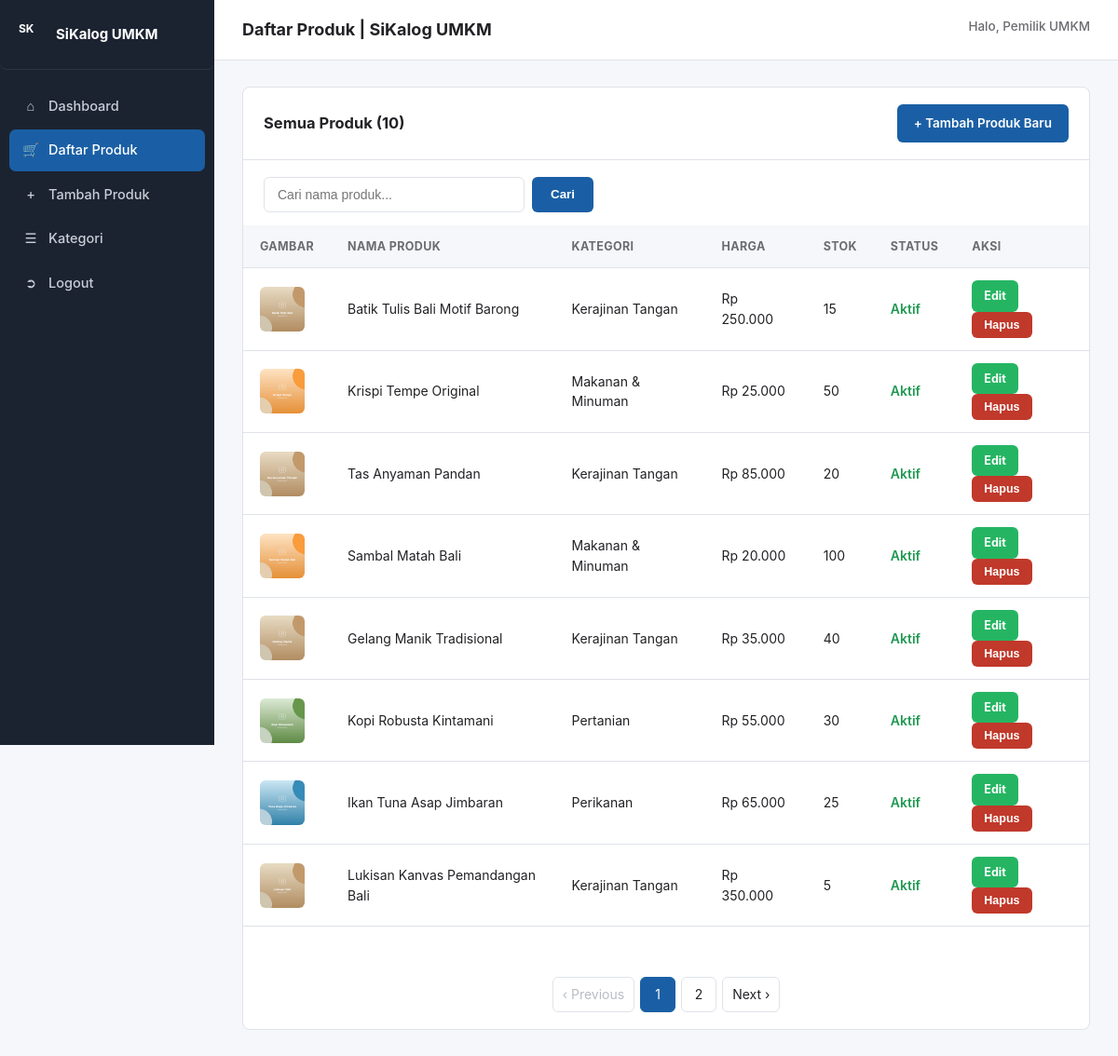
/admin/produk.php (signed in), run on the app's committed database.
### tables this page shows
CREATE TABLE produk (
    id_produk       INT             NOT NULL AUTO_INCREMENT,
    nama_produk     VARCHAR(200)    NOT NULL,
    deskripsi       TEXT            NULL,
    harga           DECIMAL(15,2)   NOT NULL DEFAULT 0.00,
    stok            INT             NOT NULL DEFAULT 0,
    gambar          VARCHAR(255)    NULL,
    gambar_2        VARCHAR(255)    NULL COMMENT 'Gambar tambahan untuk galeri thumbnail (opsional)',
    gambar_3        VARCHAR(255)    NULL COMMENT 'Gambar tambahan untuk galeri thumbnail (opsional)',
    id_kategori     INT             NULL,
    is_active       TINYINT(1)      NOT NULL DEFAULT 1,
    created_at      TIMESTAMP       NOT NULL DEFAULT CURRENT_TIMESTAMP,
    updated_at      TIMESTAMP       NOT NULL DEFAULT CURRENT_TIMESTAMP ON UPDATE CURRENT_TIMESTAMP,
    PRIMARY KEY (id_produk),
    CONSTRAINT fk_produk_kategori FOREIGN KEY (id_kategori)
        REFERENCES kategori (id_kategori) ON DELETE SET NULL ON UPDATE CASCADE
);

CREATE TABLE kategori (
    id_kategori     INT             NOT NULL AUTO_INCREMENT,
    nama_kategori   VARCHAR(100)    NOT NULL,
    deskripsi       VARCHAR(255)    NULL,
    created_at      TIMESTAMP       NOT NULL DEFAULT CURRENT_TIMESTAMP,
    PRIMARY KEY (id_kategori)
);

### admin/produk.php (the view, shortened to what this page needs)
<?php
require __DIR__ . '/../config/database.php';
require __DIR__ . '/../includes/functions.php';
$search  = trim($_GET['search'] ?? '');
$page    = max(1, (int)($_GET['page'] ?? 1));
$perPage = 8;
$where  = [];
$params = [];
$whereSql = count($where) ? 'WHERE ' . implode(' AND ', $where) : '';
$stmtCount = $pdo->prepare("SELECT COUNT(*) FROM produk $whereSql");
$stmtCount->execute($params);
$totalData  = (int)$stmtCount->fetchColumn();
$totalPages = max(1, (int)ceil($totalData / $perPage));
$page = min($page, $totalPages);
$offset = ($page - 1) * $perPage;
$sql = "SELECT p.*, k.nama_kategori FROM produk p
        LEFT JOIN kategori k ON p.id_kategori = k.id_kategori
        $whereSql ORDER BY p.created_at DESC LIMIT :lim OFFSET :off";
$stmt = $pdo->prepare($sql);
$stmt->bindValue(':lim', $perPage, PDO::PARAM_INT);
$stmt->bindValue(':off', $offset, PDO::PARAM_INT);
$stmt->execute();
$produkList = $stmt->fetchAll();
$paginationBase = 'produk.php' . ($search !== '' ? '?search=' . urlencode($search) : '');
require __DIR__ . '/includes/admin-header.php';
?>
<div class="panel">
  <div class="panel-head">
    <h3>Semua Produk (<?= $totalData ?>)</h3>
    <a href="tambah-produk.php" class="btn-primary">+ Tambah Produk Baru</a>
  </div>
  <div style="padding:18px 22px 0;">
    <form class="search-form" method="get" action="produk.php">
      <input type="text" name="search" placeholder="Cari nama produk..." value="<?= h($search) ?>">
      <button type="submit">Cari</button>
    </form>
  </div>
  <?php if (count($produkList) === 0): ?>
    <div class="empty-state"><p>Tidak ada produk ditemukan.</p></div>
  <?php else: ?>
    <table class="admin-table" style="margin-top:14px;">
      <thead>
        <tr>
          <th>Gambar</th><th>Nama Produk</th><th>Kategori</th><th>Harga</th><th>Stok</th><th>Status</th><th>Aksi</th>
        </tr>
      </thead>
      <tbody>
        <?php foreach ($produkList as $p): ?>
          <tr>
            <td><img class="thumb-sm" src="<?= gambarProduk($p['gambar']) ?>" alt=""></td>
            <td><?= h($p['nama_produk']) ?></td>
            <td><?= h($p['nama_kategori'] ?? '—') ?></td>
            <td><?= formatRupiah($p['harga']) ?></td>
            <td><?= (int)$p['stok'] ?></td>
            <td><?= $p['is_active'] ? '<span style="color:var(--accent-green-dark);font-weight:600;">Aktif</span>' : '<span style="color:var(--danger);font-weight:600;">Nonaktif</span>' ?></td>
            <td>
              <a class="btn-edit" href="edit-produk.php?id=<?= (int)$p['id_produk'] ?>">Edit</a>
              <form class="form-hapus" data-nama="<?= h($p['nama_produk']) ?>" method="post" action="proses-hapus.php" style="display:inline;">
                <button type="submit" class="btn-hapus">Hapus</button>
              </form>
            </td>
          </tr>
        <?php endforeach; ?>
      </tbody>
    </table>
    <div style="padding:18px 22px;">
      <?= renderPagination($page, $totalPages, $paginationBase) ?>
    </div>
  <?php endif; ?>
</div>
<?php require __DIR__ . '/includes/admin-footer.php'; ?>

### assets/css/style.css (style rules this page uses)
:root { --primary: #1a5fa5; --primary-dark: #134577; --primary-light: #e8f1fb; --accent-green: #25b562; --accent-green-dark: #1f9851; --danger: #c0392b; --danger-dark: #9c2d21; --text-dark: #222226; --text-muted: #6b6b70; --border: #dfe2e8; --bg-soft: #f5f7fa; --white: #ffffff; --radius: 8px; --shadow: 0 1px 3px rgba(20, 30, 50, 0.08), 0 1px 2px rgba(20, 30, 50, 0.06); --shadow-md: 0 4px 12px rgba(20, 30, 50, 0.10); }
* { box-sizing: border-box; }
body { margin: 0; font-family: -apple-system, BlinkMacSystemFont, "Segoe UI", Roboto, Helvetica, Arial, sans-serif; color: var(--text-dark); background: var(--white); line-height: 1.55; }
a { color: var(--primary); text-decoration: none; }
img { max-width: 100%; display: block; }
.search-form { display: flex; gap: 8px; }
.search-form input[type=text] { width: 280px; max-width: 60vw; padding: 10px 14px; border: 1px solid var(--border); border-radius: 6px; font-size: 14px; }
.search-form button { padding: 10px 20px; background: var(--primary); border: none; color: #fff; border-radius: 6px; font-weight: 600; cursor: pointer; }
.panel { background: #fff; border: 1px solid var(--border); border-radius: var(--radius); }
.panel-head { display: flex; align-items: center; justify-content: space-between; padding: 18px 22px; border-bottom: 1px solid var(--border); }
.panel-head h3 { margin: 0; font-size: 16.5px; }
.btn-primary { background: var(--primary); color: #fff; border: none; padding: 10px 18px; border-radius: 6px; font-weight: 600; font-size: 13.5px; cursor: pointer; display: inline-block; }
table.admin-table { width: 100%; border-collapse: collapse; }
table.admin-table th, table.admin-table td { padding: 13px 18px; text-align: left; font-size: 14px; border-bottom: 1px solid var(--border); }
table.admin-table th { background: var(--bg-soft); font-weight: 700; font-size: 12.5px; text-transform: uppercase; letter-spacing: .03em; color: var(--text-muted); }
table.admin-table img.thumb-sm { width: 48px; height: 48px; object-fit: cover; border-radius: 6px; }
.btn-edit, .btn-hapus { display: inline-flex; align-items: center; gap: 4px; padding: 7px 13px; border-radius: 6px; font-size: 12.5px; font-weight: 700; border: none; cursor: pointer; color: #fff; }
.btn-edit { background: var(--accent-green); }
.btn-hapus { background: var(--danger); }

### data on the page
produk: gambar (picture), nama_produk "Batik Tulis Bali Motif Barong", id_kategori.nama_kategori "Kerajinan Tangan", harga "Rp 250.000", stok "15", is_active "Aktif"
produk: gambar (picture), nama_produk "Krispi Tempe Original", id_kategori.nama_kategori "Makanan & Minuman", harga "Rp 25.000", stok "50", is_active "Aktif"
produk: gambar (picture), nama_produk "Tas Anyaman Pandan", id_kategori.nama_kategori "Kerajinan Tangan", harga "Rp 85.000", stok "20", is_active "Aktif"
produk: gambar (picture), nama_produk "Sambal Matah Bali", id_kategori.nama_kategori "Makanan & Minuman", harga "Rp 20.000", stok "100", is_active "Aktif"
produk: gambar (picture), nama_produk "Gelang Manik Tradisional", id_kategori.nama_kategori "Kerajinan Tangan", harga "Rp 35.000", stok "40", is_active "Aktif"
produk: gambar (picture), nama_produk "Kopi Robusta Kintamani", id_kategori.nama_kategori "Pertanian", harga "Rp 55.000", stok "30", is_active "Aktif"
produk: gambar (picture), nama_produk "Ikan Tuna Asap Jimbaran", id_kategori.nama_kategori "Perikanan", harga "Rp 65.000", stok "25", is_active "Aktif"
produk: gambar (picture), nama_produk "Lukisan Kanvas Pemandangan Bali", id_kategori.nama_kategori "Kerajinan Tangan", harga "Rp 350.000", stok "5", is_active "Aktif"

### other printed values
$topbarTitle "Daftar Produk | SiKalog UMKM"
$_SESSION['admin_nama'] "Pemilik UMKM"
$totalData "10"
